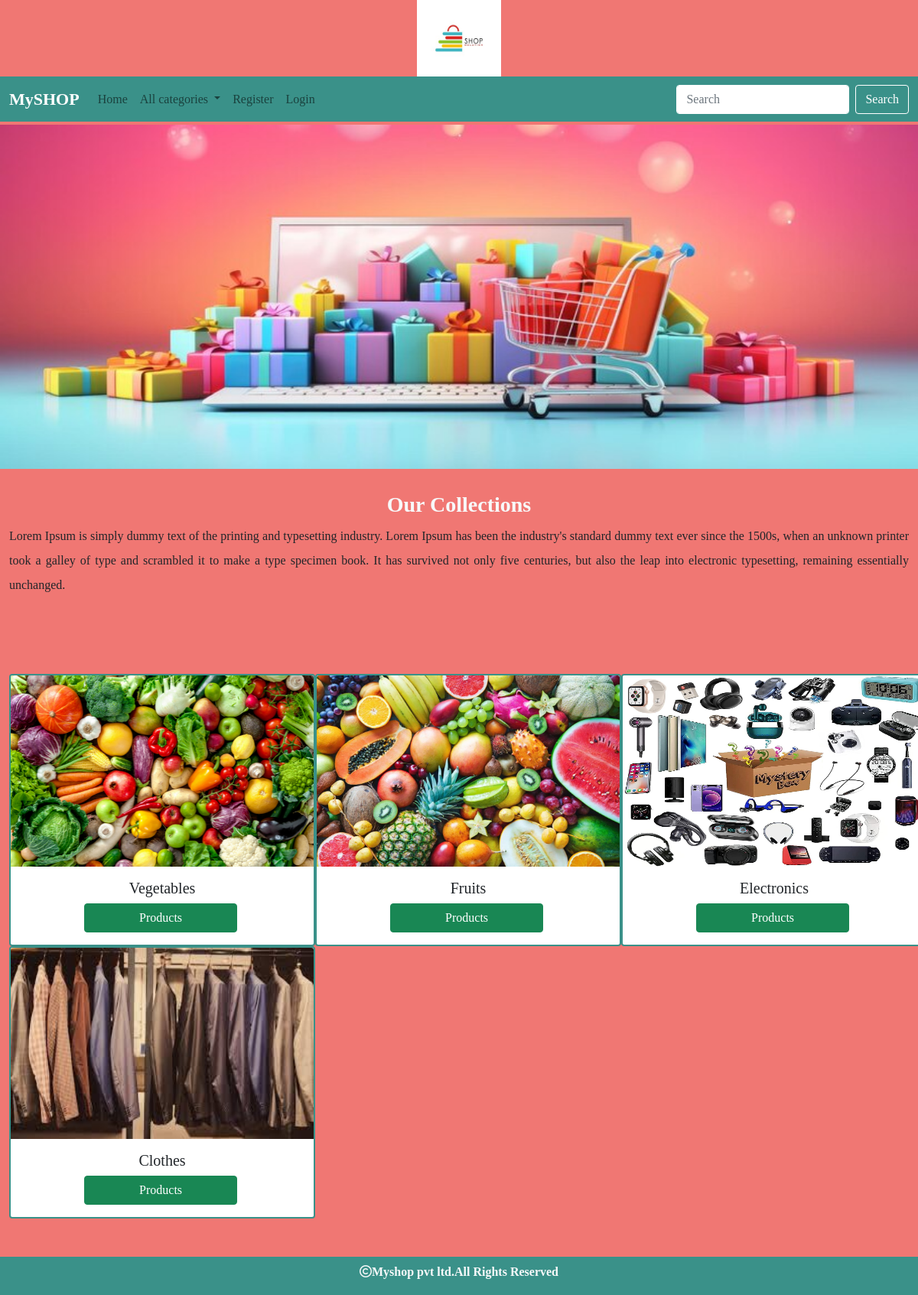
The page / on the database its author committed.
### shop/models.py (models this page shows, shortened)
class Category(models.Model):
    name=models.CharField(max_length=30)
    desc=models.TextField()
    image=models.ImageField(upload_to='categories',null=True,blank=True)

### shop/views.py (the view)
# urls.py: path('',views.allcategories,name="allcat"),
def allcategories(request):
    c=Category.objects.all()
    return render(request,'category.html',{'c':c})

### cart/context_processors.py (called while the page is built, shortened)
def total(request):
    count=0
    return {'count':count}

### shop/context_processors.py (called while the page is built)
def links(request):
    c=Category.objects.all()
    return {'links':c}

### templates/category.html
{% extends 'base.html' %}
{% load static %}
{% block content %}
<div class="mt-1" style="margin-bottom:30px">
    <img src="{% static 'images/banner_2.jpg'%}" height="450px" width="100%">
</div>
<div class="container-fluid"style="margin-bottom:100px">
    <h3 class="text-center text-light fw-bold">Our Collections</h3>
    <p style="text-align:justify;line-height:2">Lorem Ipsum is simply dummy text of the printing and typesetting industry. Lorem Ipsum has been the industry's standard dummy text ever since the 1500s, when an unknown printer took a galley of type and scrambled it to make a type specimen book. It has survived not only five centuries, but also the leap into electronic typesetting, remaining essentially unchanged. </p>
</div>
<div class="container-fluid"style="margin-bottom:100px">
            <div class="row">
                {% for i in c %}
                   <div class="col-sm-4">
                          <div class="card rounded" style="width: 25rem;border-width:2px;border-color:#3a9189;">
                             <img src="{{i.image.url}}" width="100%" height="250px" class="card-img-top" alt="...">
                               <div class="card-body">
                                  <h5 class="card-title text-center">{{i.name}}</h5>
                                  <a href="{% url 'shop:products' i.id %}" style="position:relative;left:22%;width:200px;" class="btn btn-success">Products</a>
                               </div>
                          </div>
                   </div>
                {% endfor %}
            </div>
</div>
{% endblock %}

### static/css/style.css (style rules this page uses)
body { background-color:#f07773; font-family: "Zilla Slab", serif; font-optical-sizing: auto; font-weight: 300; font-style: normal; font-variation-settings: "wdth" 100; }

### rows shown on the page
Category: image (picture), name "Vegetables"
Category: image (picture), name "Fruits"
Category: image (picture), name "Electronics"
Category: image (picture), name "Clothes"
